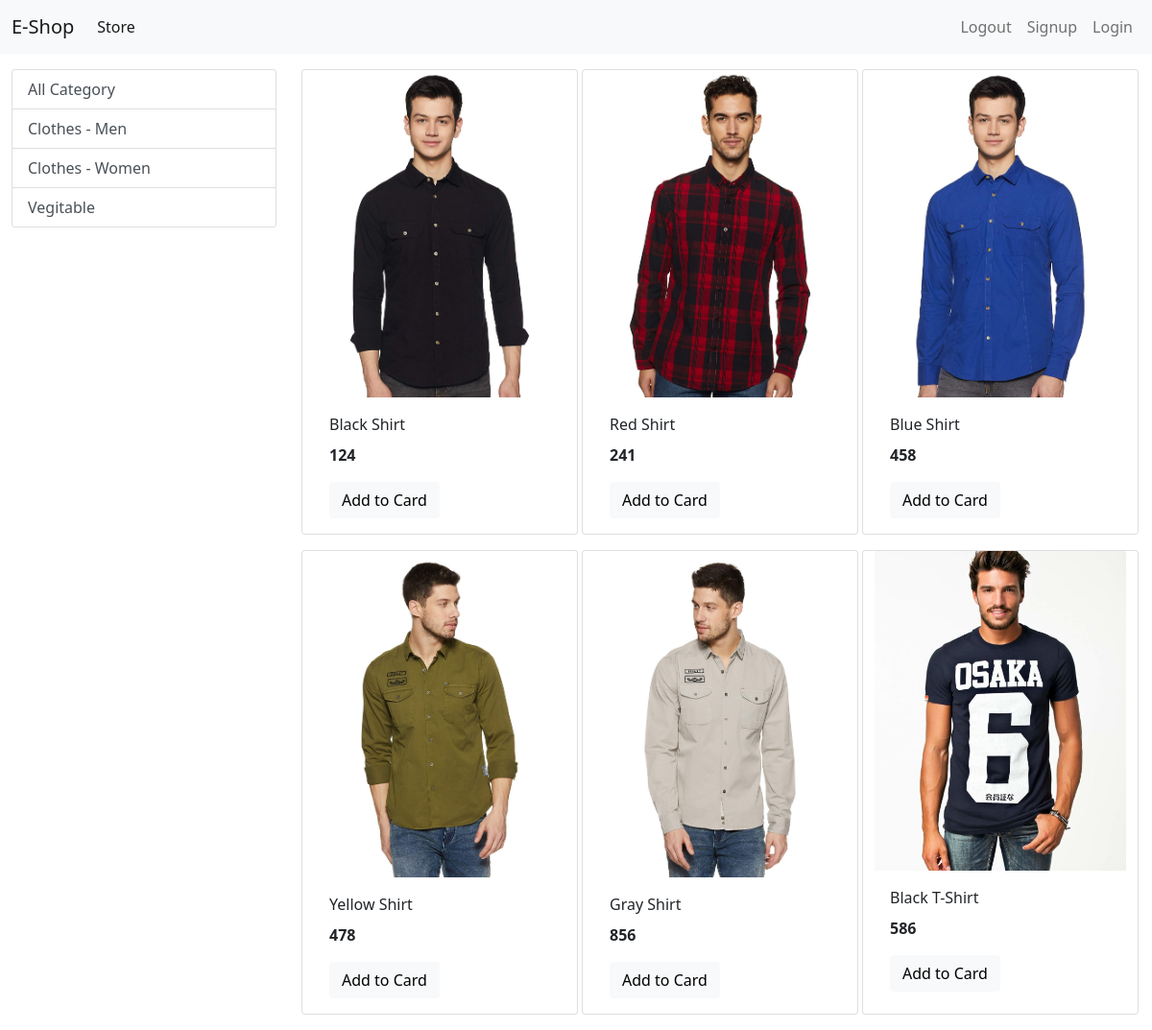
/?category=1, run on the app's committed database.
### store/models/category.py (models this page shows, shortened)
class Category(models.Model):
    name = models.CharField(max_length=50)
    @staticmethod
    def get_all_category():
        return Category.objects.all()

### store/models/product.py (models this page shows, shortened)
class Product(models.Model):
    name = models.CharField(max_length=50)
    price = models.IntegerField(default=0)
    category = models.ForeignKey(Category, on_delete=models.CASCADE)
    description = models.CharField(
        max_length=200, default='', null=True, blank=True)
    image = models.ImageField(upload_to='products')
    @staticmethod
    def get_all_products_by_categoryid(categoryid):
        if categoryid:
            return Product.objects.filter(category=categoryid)
        else:
            return Product.objects.all()

### store/views/index.py (the view, shortened to what this page needs)
# urls.py: path('', index.Index.as_view(), name='index'),
class Index(View):
    def get(self, request):
        products = None
        category = Category.get_all_category()
        categoryid = request.GET.get('category')
        if categoryid:
            products = Product.get_all_products_by_categoryid(categoryid)
        else:
            products = Product.get_all_products()
        context = {
            'products': products,
            'category': category
        }
        print('email', request.session.get('customer_email'))
        return render(request, 'store/index.html', context)

### store/templates/store/index.html (shortened to what this page needs)
{% extends "store/layout.html" %}
{% load static%}
{% block content %}
<div class="container-fluid mt-3">
  <div class="row">
    <div class="col-lg-3 mx-auto">
      <div class="list-group">
        <a href="/" class="list-group-item list-group-item-action ">All Category</a>
        {% for category in category %}
        <a href="/?category={{ category.id }}" class="list-group-item list-group-item-action ">{{category.name}}</a>
        {% endfor %}
      </div>
    </div>
    <div id='products' class="col-lg-9 mx-auto">
      <div class="row mx-auto">
        {% for product in products %}
        <div class="card mx-auto mb-3" style="width: 18rem;">
          <img src="{% get_media_prefix %}{{product.image}}" class="card-img-top" alt="...">
          <div class="card-body">
            <p class="card-title">{{product.name}}</p>
            <p class="card-text"><b>{{product.price}}</b></p>
            <form action="" method="post">
              <input type="submit" class="btn btn-block btn-light border-left" value="Add to Card">
            </form>
          </div>
        </div>
        {% endfor%}
      </div>
    </div>
  </div>
</div>
{% endblock %}

### data on the page
Category: name "Clothes - Men"
Category: name "Clothes - Women"
Category: name "Vegitable"
Product: image (picture), name "Black Shirt", price "124"
Product: image (picture), name "Red Shirt", price "241"
Product: image (picture), name "Blue Shirt", price "458"
Product: image (picture), name "Yellow Shirt", price "478"
Product: image (picture), name "Gray Shirt", price "856"
Product: image (picture), name "Black T-Shirt", price "586"
